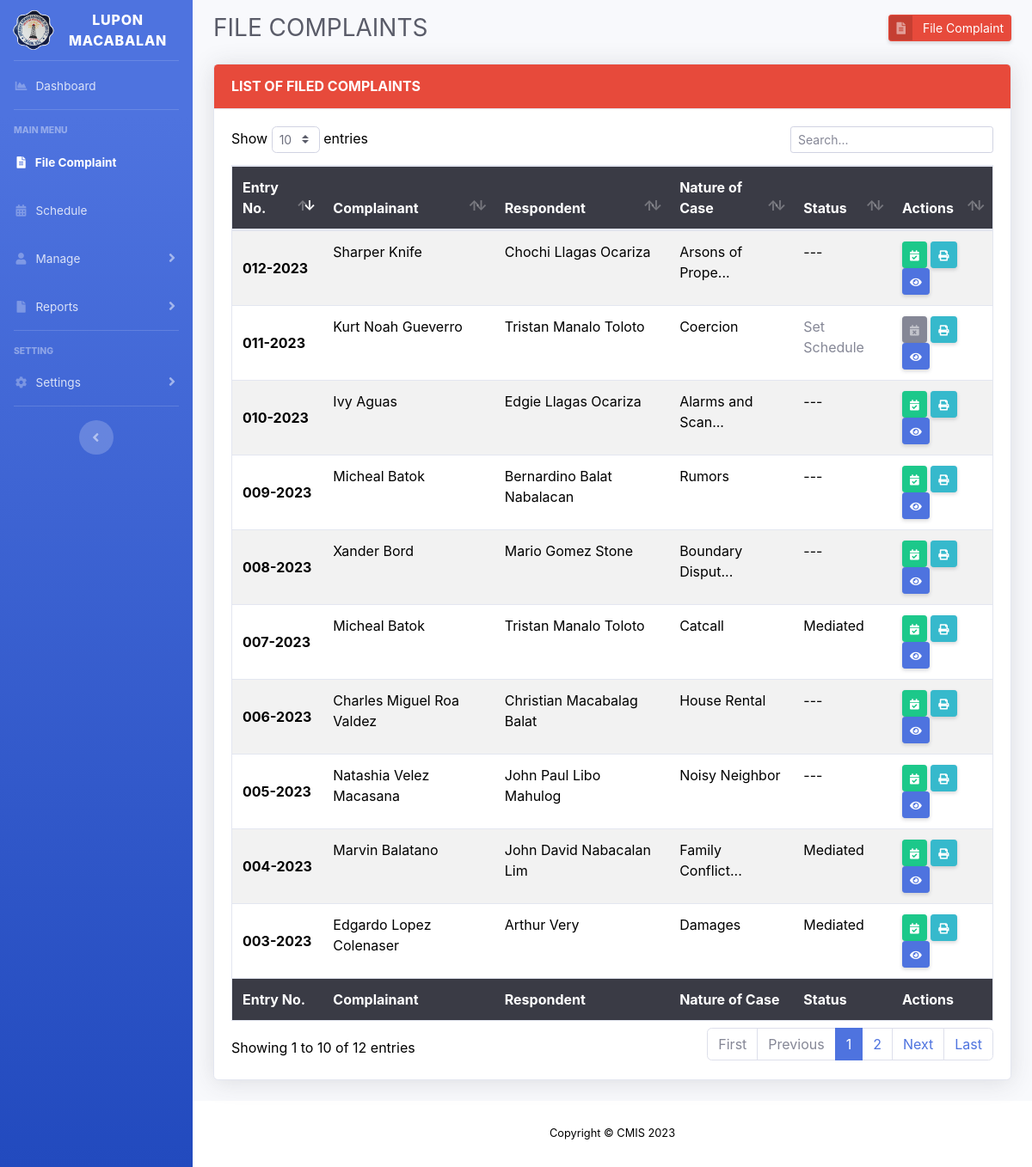
Page /file-complaint.php (signed in) on the committed database.
### tables this page shows
CREATE TABLE `tbl_file_complaint` (
  `fc_id` varchar(50) NOT NULL,
  `comp_id` int(15) NOT NULL,
  `resp_id` int(15) NOT NULL,
  `com_id` int(15) NOT NULL,
  `fc_statement` text NOT NULL,
  `status_id` int(11) NOT NULL,
  `fc_type` int(11) NOT NULL DEFAULT 0 COMMENT '[0] = Resident\r\n[1] = Non Resident',
  `fc_regdatetime` timestamp NOT NULL DEFAULT current_timestamp(),
  `fc_moddatetime` timestamp NOT NULL DEFAULT current_timestamp() ON UPDATE current_timestamp(),
  PRIMARY KEY (`fc_id`),
  KEY `comp_id` (`comp_id`,`resp_id`,`com_id`,`status_id`)
);

CREATE TABLE `tbl_residents` (
  `res_id` int(15) unsigned NOT NULL AUTO_INCREMENT,
  `res_fname` varchar(50) NOT NULL,
  `res_mname` varchar(50) NOT NULL,
  `res_lname` varchar(50) NOT NULL,
  `res_suffix` varchar(5) NOT NULL,
  `res_birthday` date NOT NULL,
  `res_age` int(3) NOT NULL,
  `res_gender` text NOT NULL,
  `res_cstatus` text NOT NULL,
  `zone_id` int(11) NOT NULL,
  `res_contact` varchar(11) NOT NULL,
  `res_regDateTime` timestamp NOT NULL DEFAULT current_timestamp(),
  `res_moddatetime` timestamp NOT NULL DEFAULT current_timestamp() ON UPDATE current_timestamp(),
  PRIMARY KEY (`res_id`),
  KEY `zone_id` (`zone_id`)
);

CREATE TABLE `tbl_complaint_type` (
  `com_id` int(15) NOT NULL AUTO_INCREMENT,
  `com_name` varchar(100) NOT NULL,
  `com_details` text NOT NULL,
  `com_regdatetime` timestamp NOT NULL DEFAULT current_timestamp(),
  PRIMARY KEY (`com_id`)
);

CREATE TABLE `tbl_status` (
  `status_id` int(11) unsigned NOT NULL AUTO_INCREMENT,
  `status_name` varchar(50) NOT NULL,
  `status_description` text NOT NULL,
  `status_regdatetime` timestamp NOT NULL DEFAULT current_timestamp(),
  PRIMARY KEY (`status_id`)
);

CREATE TABLE `tbl_non_residents` (
  `nres_id` int(15) unsigned NOT NULL AUTO_INCREMENT,
  `nres_fname` varchar(50) NOT NULL,
  `nres_mname` varchar(50) NOT NULL,
  `nres_lname` varchar(50) NOT NULL,
  `nres_suffix` varchar(5) NOT NULL,
  `nres_birthday` date NOT NULL,
  `nres_age` int(3) NOT NULL,
  `nres_gender` text NOT NULL,
  `citizenship_id` int(11) NOT NULL,
  `nres_cstatus` text NOT NULL,
  `nres_zone` text NOT NULL,
  `nres_barangay` text NOT NULL,
  `nres_city` text NOT NULL,
  `nres_province` text NOT NULL,
  `nres_zcode` text NOT NULL,
  `nres_contact` varchar(11) NOT NULL,
  `nres_regdatetime` timestamp NOT NULL DEFAULT current_timestamp(),
  `nres_moddatetime` timestamp NOT NULL DEFAULT current_timestamp() ON UPDATE current_timestamp(),
  PRIMARY KEY (`nres_id`),
  KEY `citizenship_id` (`citizenship_id`)
);

### file-complaint.php (the view, shortened to what this page needs)
<?php
include 'layouts/header.php';
include 'config/connection.php';
$fc = $connection->query("SELECT * FROM tbl_file_complaint");
?>
<div id="content">
	<div class="container-fluid">
		<div class="d-sm-flex align-items-center justify-content-between mb-4">
			<h1 class="h3 mb-0 text-gray-800">FILE COMPLAINTS </h1>
			<a href="#" class="d-none d-sm-inline-block btn btn-sm btn-danger btn-icon-split shadow-sm" data-toggle="modal" data-target="#chooseComplainant">
				<span class="icon text-white-50">
					<i class="fas fa-file-alt"></i>
				</span>
				<span class="text">File Complaint</span>
			</a>
		</div>
		<div class="card shadow mb-4">
			<div class="card-header py-3 bg-danger">
              	<h6 class="m-0 font-weight-bold text-white">LIST OF FILED COMPLAINTS</h6>
            </div>
            <div class="card-body">
            	<div class="table-responsive">
            		<table class="table table-striped border text-dark" id="table_desc" width="100%">
            			<thead class="bg-gray-900 text-white">
            				<tr>
            					<th>Entry No.</th>
            					<th>Complainant</th>
            					<th>Respondent</th>
            					<th>Nature of Case</th>
            					<th>Status</th>
            					<th>Actions</th>
            				</tr>
            			</thead>
            			<tbody>
            				<?php while($row = $fc->fetch_assoc()): ?>
            				<tr>
            					<th class="align-middle"><?= $row['fc_id']; ?></th>
            					<td>
            						<?php
            						$comp_id = $row['comp_id'];
            						if ($row['fc_type'] == 0) {
            							$c_res = $connection->query("SELECT * FROM tbl_residents WHERE res_id = '$comp_id'")->fetch_assoc();
            							$comp_fullname = $c_res['res_fname'] . ' ' . $c_res['res_mname'] . ' ' . $c_res['res_lname'];
            						} else if ($row['fc_type'] == 1) {
            							$c_nres = $connection->query("SELECT * FROM tbl_non_residents WHERE nres_id = '$comp_id'")->fetch_assoc();
            							$comp_fullname = $c_nres['nres_fname'] . ' ' . $c_nres['nres_mname'] . ' ' . $c_nres['nres_lname'];
            						}
            						echo $comp_fullname;
            						?>
            					</td>
            					<td>
            						<?php
            						$resp_id = $row['resp_id'];
            						$residents = $connection->query("SELECT * FROM tbl_residents WHERE res_id = '$resp_id'")->fetch_assoc();
            						$resp_fullname = $residents['res_fname'] . ' ' . $residents['res_mname'] . ' ' . $residents['res_lname'];
            						echo $resp_fullname;
            						?>
            					</td>
            					<td>
            						<?php
            						$com = $row['com_id'];
            						$c_query = "SELECT * FROM tbl_complaint_type WHERE com_id = '$com'";
            						$c = $connection->query($c_query)->fetch_assoc();
            						$com_type = $c['com_name'];
            						if (strlen($com_type) >= 15) {
            							echo substr($com_type, 0, 15,) . '...';
            						} else {
            							echo $com_type;
            						}
            						?>
            					</td>
            					<td>
            						<?php
            						$s_fc_id = $row['fc_id'];
            						$schedule = "SELECT * FROM tbl_schedules WHERE fc_id = '$s_fc_id'";
            						$check_sched = $connection->query($schedule);
            						if ($check_sched->num_rows > 0) {
            							$fc_status_id = $row['status_id'];
            							$status = "SELECT * FROM tbl_status";
            							$status_r = $connection->query($status);
            							if ($fc_status_id != 0) {
            								while ($statdata = $status_r->fetch_assoc()) {
            									if ($fc_status_id == $statdata['status_id']) {
            										echo $statdata['status_name'];
            									}
            								}
            							} else {
            								echo "---";
            							}
            						} else {
            							echo "<span class='text-muted'>Set Schedule</span>";
            						}
            						?>
            					</td>
            					<td>
            						<?php
            						if ($check_sched->num_rows > 0) {
            							?>
            							<a href="#" class="d-none d-sm-inline-block btn btn-sm btn-success shadow-sm"><i class="fas fa-calendar-check fa-sm"></i></a>
            							<?php
            						} else {
            							?>
            							<a href="#" class="d-none d-sm-inline-block btn btn-sm btn-secondary shadow-sm"><i class="fas fa-calendar-times fa-sm text-white-50"></i></a>
            							<?php
            						}
                                    if ($_SESSION['role'] == 1) {
                                        ?>
                                        <a href="#" class="d-none d-sm-inline-block btn btn-sm btn-info shadow-sm"><i class="fas fa-print fa-sm"></i></a>
                                        <?php
                                    }
            						?>
            						<a href="#" class="d-none d-sm-inline-block btn btn-sm btn-primary shadow-sm"><i class="fas fa-eye fa-sm"></i></a>
            					</td>
            				</tr>
            				<?php endwhile; ?>
            			</tbody>
            			<tfoot class="bg-gray-900 text-white">
            				<tr>
            					<th>Entry No.</th>
            					<th>Complainant</th>
            					<th>Respondent</th>
            					<th>Nature of Case</th>
            					<th>Status</th>
            					<th>Actions</th>
            				</tr>
            			</tfoot>
            		</table>
            	</div>
            </div>
		</div>
	</div>
</div>
<?php
include 'layouts/footer.php';
?>

### layouts/header.php (style rules this page uses)
body { color: black !important; }
#content { margin-top: 1rem; }
body { background-color: black !important; }
.text-black, table td, table tbody th { color: black !important; }

### rows in the picture
tbl_file_complaint: fc_id "003-2023", tbl_residents.res_fname+res_mname+res_lname "Edgardo Lopez Colenaser", tbl_residents.res_fname+res_mname+res_lname "Arthur Very", com.com_name "Damages"
tbl_status: status_name "Mediated"
tbl_file_complaint: fc_id "004-2023", tbl_residents.res_fname+res_mname+res_lname "Marvin Balatano", tbl_residents.res_fname+res_mname+res_lname "John David Nabacalan Lim", com.com_name "Family Conflict"
tbl_file_complaint: fc_id "005-2023", tbl_residents.res_fname+res_mname+res_lname "Natashia Velez Macasana", tbl_residents.res_fname+res_mname+res_lname "John Paul Libo Mahulog", com.com_name "Noisy Neighbor"
tbl_file_complaint: fc_id "006-2023", tbl_residents.res_fname+res_mname+res_lname "Charles Miguel Roa Valdez", tbl_residents.res_fname+res_mname+res_lname "Christian Macabalag Balat", com.com_name "House Rental"
tbl_file_complaint: fc_id "007-2023", tbl_non_residents.nres_fname+nres_mname+nres_lname "Micheal Batok", tbl_residents.res_fname+res_mname+res_lname "Tristan Manalo Toloto", com.com_name "Catcall"
tbl_file_complaint: fc_id "008-2023", tbl_non_residents.nres_fname+nres_mname+nres_lname "Xander Bord", tbl_residents.res_fname+res_mname+res_lname "Mario Gomez Stone", com.com_name "Boundary Disput"
tbl_file_complaint: fc_id "009-2023", tbl_non_residents.nres_fname+nres_mname+nres_lname "Micheal Batok", tbl_residents.res_fname+res_mname+res_lname "Bernardino Balat Nabalacan", com.com_name "Rumors"
tbl_file_complaint: fc_id "010-2023", tbl_non_residents.nres_fname+nres_mname+nres_lname "Ivy Aguas", tbl_residents.res_fname+res_mname+res_lname "Edgie Llagas Ocariza", com.com_name "Alarms and Scan"
tbl_file_complaint: fc_id "011-2023", tbl_residents.res_fname+res_mname+res_lname "Kurt Noah Gueverro", tbl_residents.res_fname+res_mname+res_lname "Tristan Manalo Toloto", com.com_name "Coercion", shows "Set Schedule"
tbl_file_complaint: fc_id "012-2023", tbl_residents.res_fname+res_mname+res_lname "Sharper Knife", tbl_residents.res_fname+res_mname+res_lname "Chochi Llagas Ocariza", com.com_name "Arsons of Prope"
